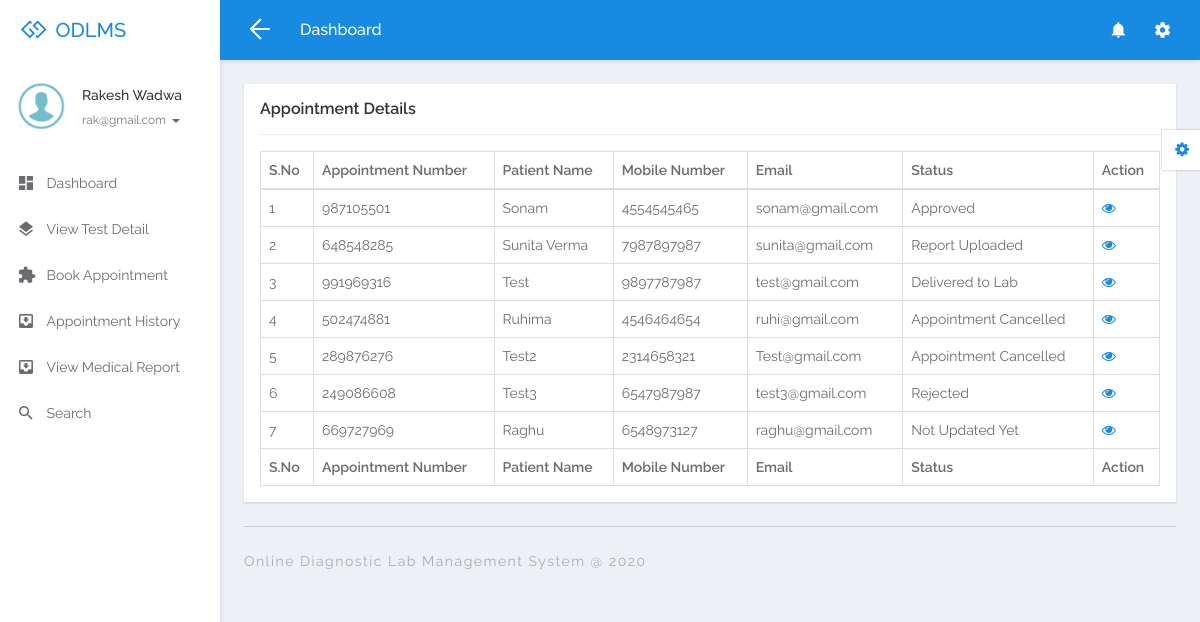
Screenshot of /odlms/user/appointment-history.php (signed in) with the database file from the repository.
### tables this page shows
CREATE TABLE `tbluser` (
  `ID` int(10) NOT NULL,
  `FullName` varchar(200) DEFAULT NULL,
  `MobileNumber` bigint(10) DEFAULT NULL,
  `Email` varchar(200) DEFAULT NULL,
  `Password` varchar(200) DEFAULT NULL,
  `RegDate` timestamp NULL DEFAULT current_timestamp()
);

CREATE TABLE `tblappointment` (
  `ID` int(10) NOT NULL,
  `UserID` int(10) NOT NULL,
  `AppointmentNumber` varchar(50) DEFAULT NULL,
  `PatientName` varchar(120) DEFAULT NULL,
  `Gender` varchar(50) DEFAULT NULL,
  `DOB` varchar(200) DEFAULT NULL,
  `MobileNumber` bigint(10) DEFAULT NULL,
  `Email` varchar(200) DEFAULT NULL,
  `AppointmentDate` varchar(200) DEFAULT NULL,
  `AppointmentTime` varchar(80) DEFAULT NULL,
  `Prescription` varchar(200) DEFAULT NULL,
  `PostDate` timestamp NULL DEFAULT current_timestamp(),
  `Status` varchar(50) DEFAULT NULL,
  `AssignTo` varchar(200) DEFAULT NULL,
  `Remark` varchar(100) DEFAULT NULL,
  `UpdationDate` timestamp NOT NULL DEFAULT current_timestamp(),
  `Report` varchar(200) DEFAULT NULL,
  `ReportUploadedDate` timestamp NULL DEFAULT NULL ON UPDATE current_timestamp()
);

### odlms/user/appointment-history.php (the view, shortened to what this page needs)
<?php
if (strlen($_SESSION['odlmsuid']==0)) {
  header('location:logout.php');
  } else{
  ?>
<!DOCTYPE html>
<html lang="en">
<head>
	<link rel="stylesheet" href="libs/bower/font-awesome/css/font-awesome.min.css">
	<link rel="stylesheet" href="libs/bower/material-design-iconic-font/dist/css/material-design-iconic-font.css">
	<link rel="stylesheet" href="libs/bower/animate.css/animate.min.css">
	<link rel="stylesheet" href="libs/bower/fullcalendar/dist/fullcalendar.min.css">
	<link rel="stylesheet" href="libs/bower/perfect-scrollbar/css/perfect-scrollbar.css">
	<link rel="stylesheet" href="assets/css/bootstrap.css">
	<link rel="stylesheet" href="assets/css/core.css">
	<link rel="stylesheet" href="assets/css/app.css">
</head>
<body class="menubar-left menubar-unfold menubar-light theme-primary">
<?php include_once('includes/header.php');?>
<?php include_once('includes/sidebar.php');?>
<main id="app-main" class="app-main">
  <div class="wrap">
	<section class="app-content">
		<div class="row">
			<div class="col-md-12">
				<div class="widget">
					<header class="widget-header">
						<h4 class="widget-title">Appointment Details</h4>
					</header>
					<hr class="widget-separator">
					<div class="widget-body">
						<div class="table-responsive">
							<table class="table table-bordered table-hover js-basic-example dataTable table-custom">
								<thead>
									<tr>
										<th>S.No</th>
										<th>Appointment Number</th>
										<th>Patient Name</th>
										<th>Mobile Number</th>
										<th>Email</th>
										<th>Status</th>
										<th>Action</th>
									</tr>
								</thead>
								<tbody>
                  <?php
                  $uid=$_SESSION['odlmsuid'];
$sql="SELECT * from tblappointment where UserID=:uid";
$query = $dbh -> prepare($sql);
$query-> bindParam(':uid', $uid, PDO::PARAM_STR);
$query->execute();
$results=$query->fetchAll(PDO::FETCH_OBJ);
$cnt=1;
if($query->rowCount() > 0)
{
foreach($results as $row)
{               ?>
									<tr>
										<td><?php echo htmlentities($cnt);?></td>
										<td><?php  echo htmlentities($row->AppointmentNumber);?></td>
										<td><?php  echo htmlentities($row->PatientName);?></td>
										<td><?php  echo htmlentities($row->MobileNumber);?></td>
										<td><?php  echo htmlentities($row->Email);?></td>
										<?php if($row->Status==""){ ?>
                     <td><?php echo "Not Updated Yet"; ?></td>
<?php } else { ?>                  <td><?php  echo htmlentities($row->Status);?>
                  </td>
                  <?php } ?>
										<td><a href="view-appointment-detail.php?viewid=<?php echo htmlentities ($row->ID);?>&&aptid=<?php echo htmlentities ($row->AppointmentNumber);?>"><i class="fa fa-eye" aria-hidden="true"></i></a></td>
									</tr>
								 <?php $cnt=$cnt+1;}} ?>
								</tbody>
                  <tfoot>
                  <tr>
                   <th>S.No</th>
										<th>Appointment Number</th>
										<th>Patient Name</th>
										<th>Mobile Number</th>
										<th>Email</th>
										<th>Status</th>
										<th>Action</th>
                  </tr>
                </tfoot>
							</table>
						</div>
					</div>
				</div>
			</div>
		</div>
	</section>
</div>
  <?php include_once('includes/footer.php');?>
</main>
<?php include_once('includes/customizer.php');?>
</body>
</html>
<?php }  ?>

### odlms/user/includes/header.php (shortened to what this page needs)
<?php
if (strlen($_SESSION['odlmsuid']==0)) {
  header('location:logout.php');
  } else{
  ?>
<nav id="app-navbar" class="navbar navbar-inverse navbar-fixed-top primary">
  <div class="navbar-header">
    <a href="dashboard.php" class="navbar-brand">
      <span class="brand-icon"><i class="fa fa-gg"></i></span>
      <span class="brand-name">ODLMS</span>
    </a>
  </div>
  <div class="navbar-container container-fluid">
    <div class="collapse navbar-collapse" id="app-navbar-collapse">
      <ul class="nav navbar-toolbar navbar-toolbar-left navbar-left">
        <li class="hidden-float hidden-menubar-top">
          <a href="javascript:void(0)" role="button" id="menubar-fold-btn" class="hamburger hamburger--arrowalt is-active js-hamburger">
            <span class="hamburger-box"><span class="hamburger-inner"></span></span>
          </a>
        </li>
        <li>
          <h5 class="page-title hidden-menubar-top hidden-float">Dashboard</h5>
        </li>
      </ul>
      <ul class="nav navbar-toolbar navbar-toolbar-right navbar-right">
        <li class="dropdown">
          <a href="#" class="dropdown-toggle" data-toggle="dropdown" role="button" aria-haspopup="true" aria-expanded="false"><i class="zmdi zmdi-hc-lg zmdi-notifications"></i></a>
        </li>
        <li class="dropdown">
          <a href="javascript:void(0)" class="dropdown-toggle" data-toggle="dropdown" role="button" aria-haspopup="true" aria-expanded="false"><i class="zmdi zmdi-hc-lg zmdi-settings"></i></a>
        </li>
      </ul>
    </div>
  </div>
</nav>
<?php }  ?>

### odlms/user/includes/sidebar.php (shortened to what this page needs)
<aside id="menubar" class="menubar light">
  <div class="app-user">
    <div class="media">
      <div class="media-left">
        <div class="avatar avatar-md avatar-circle">
          <img class="img-responsive" src="assets/images/images.png" alt="avatar"/>
        </div>
      </div>
      <div class="media-body">
        <div class="foldable">
          <?php
$uid=$_SESSION['odlmsuid'];
$sql="SELECT FullName,Email from  tbluser where ID=:uid";
$query = $dbh -> prepare($sql);
$query->bindParam(':uid',$uid,PDO::PARAM_STR);
$query->execute();
$results=$query->fetchAll(PDO::FETCH_OBJ);
$cnt=1;
if($query->rowCount() > 0)
{
foreach($results as $row)
{               ?>
          <h5><a href="javascript:void(0)" class="username"><?php  echo $row->FullName;?></a></h5><?php $cnt=$cnt+1;}} ?>
          <ul>
            <li class="dropdown">
              <a href="javascript:void(0)" class="dropdown-toggle usertitle" data-toggle="dropdown" aria-haspopup="true" aria-expanded="false">
                <small><?php  echo $row->Email;?></small>
                <span class="caret"></span>
              </a>
            </li>
          </ul>
        </div>
      </div>
    </div>
  </div>
  <div class="menubar-scroll">
    <div class="menubar-scroll-inner">
      <ul class="app-menu">
        <li class="has-submenu">
          <a href="dashboard.php">
            <i class="menu-icon zmdi zmdi-view-dashboard zmdi-hc-lg"></i>
            <span class="menu-text">Dashboard</span>
          </a>
        </li>
        <li class="has-submenu">
          <a href="view-testdetail.php">
            <i class="menu-icon zmdi zmdi-layers zmdi-hc-lg"></i>
            <span class="menu-text">View Test Detail</span>
           </a>
        </li>
        <li class="has-submenu">
          <a href="appointment.php">
            <i class="menu-icon zmdi zmdi-puzzle-piece zmdi-hc-lg"></i>
            <span class="menu-text">Book Appointment</span>
          </a>
        </li>
        <li class="has-submenu">
          <a href="appointment-history.php">
            <i class="menu-icon zmdi zmdi-inbox zmdi-hc-lg"></i>
            <span class="menu-text">Appointment History</span>
             </a>
        </li>
         <li class="has-submenu">
          <a href="view-medical-report.php">
            <i class="menu-icon zmdi zmdi-inbox zmdi-hc-lg"></i>
            <span class="menu-text">View Medical Report</span>
             </a>
        </li>
        <li>
          <a href="search.php">
            <i class="menu-icon zmdi zmdi-search zmdi-hc-lg"></i>
            <span class="menu-text">Search</span>
          </a>
        </li>
      </ul>
    </div>
  </div>
</aside>

### odlms/user/includes/footer.php
<div class="wrap p-t-0">
    <footer class="app-footer">
      <div class="clearfix">
        <div class="copyright pull-left">Online Diagnostic Lab Management System @ 2020</div>
      </div>
    </footer>
  </div>

### odlms/user/includes/customizer.php (shortened to what this page needs)
<div id="app-customizer" class="app-customizer">
  <a href="javascript:void(0)"
    class="app-customizer-toggle theme-color"
    data-toggle="class"
    data-class="open"
    data-active="false"
    data-target="#app-customizer">
    <i class="fa fa-gear"></i>
  </a>
</div>

### rows the page displays
tbluser: FullName "Rakesh Wadwa", Email "rak@gmail.com"
tblappointment: AppointmentNumber "987105501", PatientName "Sonam", MobileNumber "4554545465", Email "sonam@gmail.com", Status "Approved"
tblappointment: AppointmentNumber "648548285", PatientName "Sunita Verma", MobileNumber "7987897987", Email "sunita@gmail.com", Status "Report Uploaded"
tblappointment: AppointmentNumber "991969316", PatientName "Test", MobileNumber "9897787987", Email "test@gmail.com", Status "Delivered to Lab"
tblappointment: AppointmentNumber "502474881", PatientName "Ruhima", MobileNumber "4546464654", Email "ruhi@gmail.com", Status "Appointment Cancelled"
tblappointment: AppointmentNumber "289876276", PatientName "Test2", MobileNumber "2314658321", Email "Test@gmail.com", Status "Appointment Cancelled"
tblappointment: AppointmentNumber "249086608", PatientName "Test3", MobileNumber "6547987987", Email "test3@gmail.com", Status "Rejected"
tblappointment: AppointmentNumber "669727969", PatientName "Raghu", MobileNumber "6548973127", Email "raghu@gmail.com", shows "Not Updated Yet"
